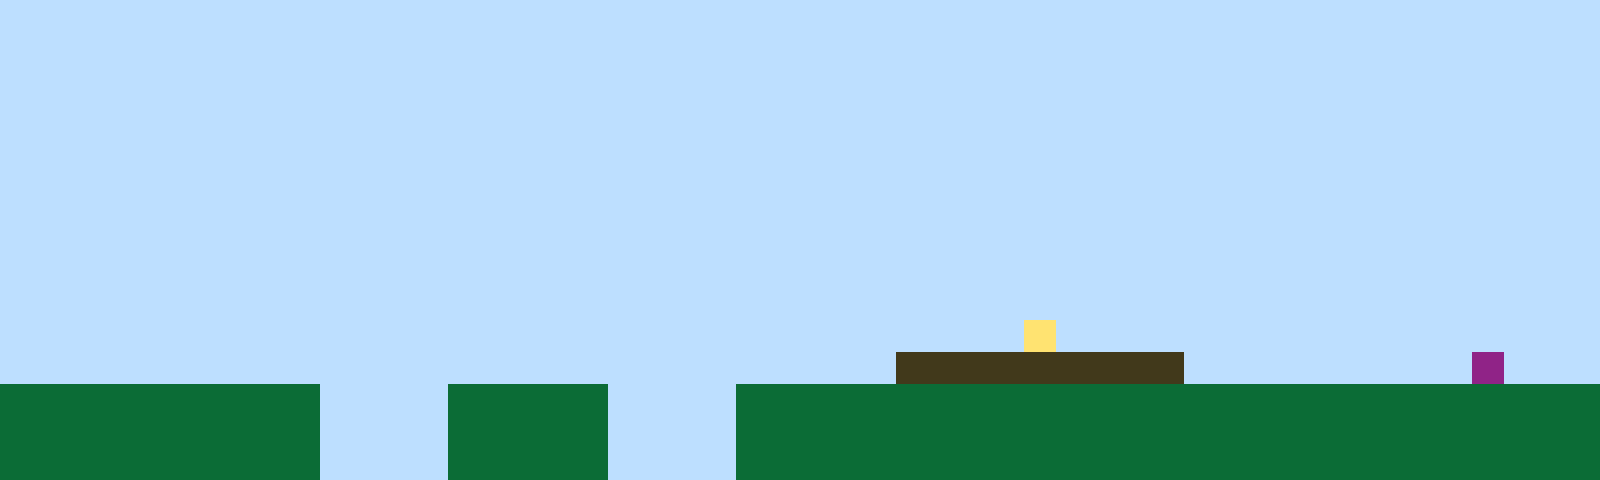

This game map was drawn from its Tiled (.tmx) file and the tilesets committed beside it. A one-line description and the full map source follow:
An orthogonal 50x15 tile map with 32x32 px tiles, 1 tile layer (Tile Layer 1).

<map version="1.10" tiledversion="1.11.2" orientation="orthogonal" renderorder="right-up" width="50" height="15" tilewidth="32" tileheight="32" infinite="0" nextlayerid="2" nextobjectid="1"><editorsettings><export target="map1.csv" format="csv" /></editorsettings><tileset firstgid="1" name="sprites" tilewidth="32" tileheight="32" tilecount="6" columns="3"><image source="sprites.png" width="96" height="64" /></tileset><layer id="1" name="Tile Layer 1" width="50" height="15"><data encoding="csv">1,1,1,1,1,1,1,1,1,1,1,1,1,1,1,1,1,1,1,1,1,1,1,1,1,1,1,1,1,1,1,1,1,1,1,1,1,1,1,1,1,1,1,1,1,1,1,1,1,1,1,1,1,1,1,1,1,1,1,1,1,1,1,1,1,1,1,1,1,1,1,1,1,1,1,1,1,1,1,1,1,1,1,1,1,1,1,1,1,1,1,1,1,1,1,1,1,1,1,1,1,1,1,1,1,1,1,1,1,1,1,1,1,1,1,1,1,1,1,1,1,1,1,1,1,1,1,1,1,1,1,1,1,1,1,1,1,1,1,1,1,1,1,1,1,1,1,1,1,1,1,1,1,1,1,1,1,1,1,1,1,1,1,1,1,1,1,1,1,1,1,1,1,1,1,1,1,1,1,1,1,1,1,1,1,1,1,1,1,1,1,1,1,1,1,1,1,1,1,1,1,1,1,1,1,1,1,1,1,1,1,1,1,1,1,1,1,1,1,1,1,1,1,1,1,1,1,1,1,1,1,1,1,1,1,1,1,1,1,1,1,1,1,1,1,1,1,1,1,1,1,1,1,1,1,1,1,1,1,1,1,1,1,1,1,1,1,1,1,1,1,1,1,1,1,1,1,1,1,1,1,1,1,1,1,1,1,1,1,1,1,1,1,1,1,1,1,1,1,1,1,1,1,1,1,1,1,1,1,1,1,1,1,1,1,1,1,1,1,1,1,1,1,1,1,1,1,1,1,1,1,1,1,1,1,1,1,1,1,1,1,1,1,1,1,1,1,1,1,1,1,1,1,1,1,1,1,1,1,1,1,1,1,1,1,1,1,1,1,1,1,1,1,1,1,1,1,1,1,1,1,1,1,1,1,1,1,1,1,1,1,1,1,1,1,1,1,1,1,1,1,1,1,1,1,1,1,1,1,1,1,1,1,1,1,1,1,1,1,1,1,1,1,1,1,1,1,1,1,1,1,1,1,1,1,1,1,1,1,1,1,1,1,1,1,1,1,1,1,1,1,1,1,1,1,1,1,1,1,1,1,1,1,1,1,1,1,1,1,1,1,1,1,1,1,1,1,1,1,1,1,1,1,1,1,1,1,1,1,1,1,1,1,1,1,1,1,1,1,1,1,1,1,1,1,1,1,1,1,1,1,1,1,1,1,1,1,1,1,1,1,1,1,1,1,1,1,1,1,1,1,1,4,1,1,1,1,1,1,1,1,1,1,1,1,1,1,1,1,1,1,1,1,1,1,1,1,1,1,1,1,1,1,1,1,1,1,1,1,1,1,1,1,1,1,1,1,1,3,3,3,3,3,3,3,3,3,1,1,1,1,1,1,1,1,1,6,1,1,1,2,2,2,2,2,2,2,2,2,2,1,1,1,1,2,2,2,2,2,1,1,1,1,2,2,2,2,2,2,2,2,2,2,2,2,2,2,2,2,2,2,2,2,2,2,2,2,2,2,2,2,2,2,2,2,2,2,2,2,2,1,1,1,1,2,2,2,2,2,1,1,1,1,2,2,2,2,2,2,2,2,2,2,2,2,2,2,2,2,2,2,2,2,2,2,2,2,2,2,2,2,2,2,2,2,2,2,2,2,2,1,1,1,1,2,2,2,2,2,1,1,1,1,2,2,2,2,2,2,2,2,2,2,2,2,2,2,2,2,2,2,2,2,2,2,2,2,2,2,2</data></layer></map>
